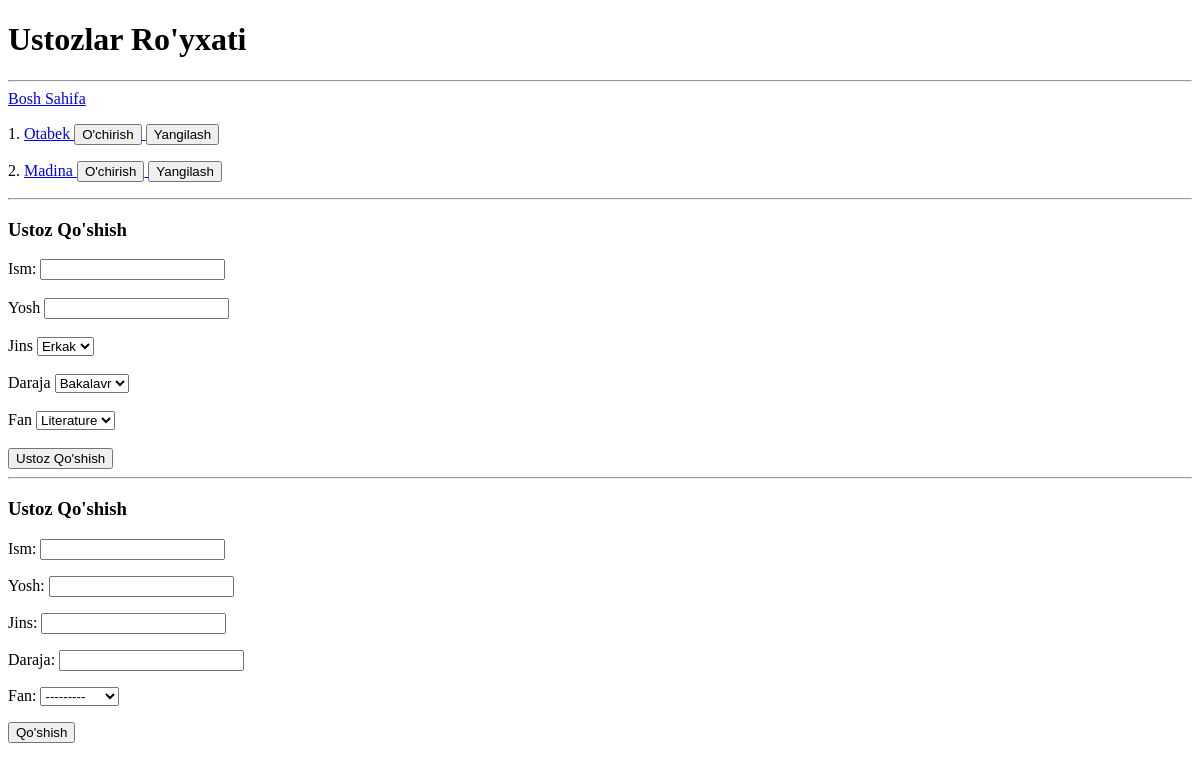
Before: /ustozlar/ with the older database file.
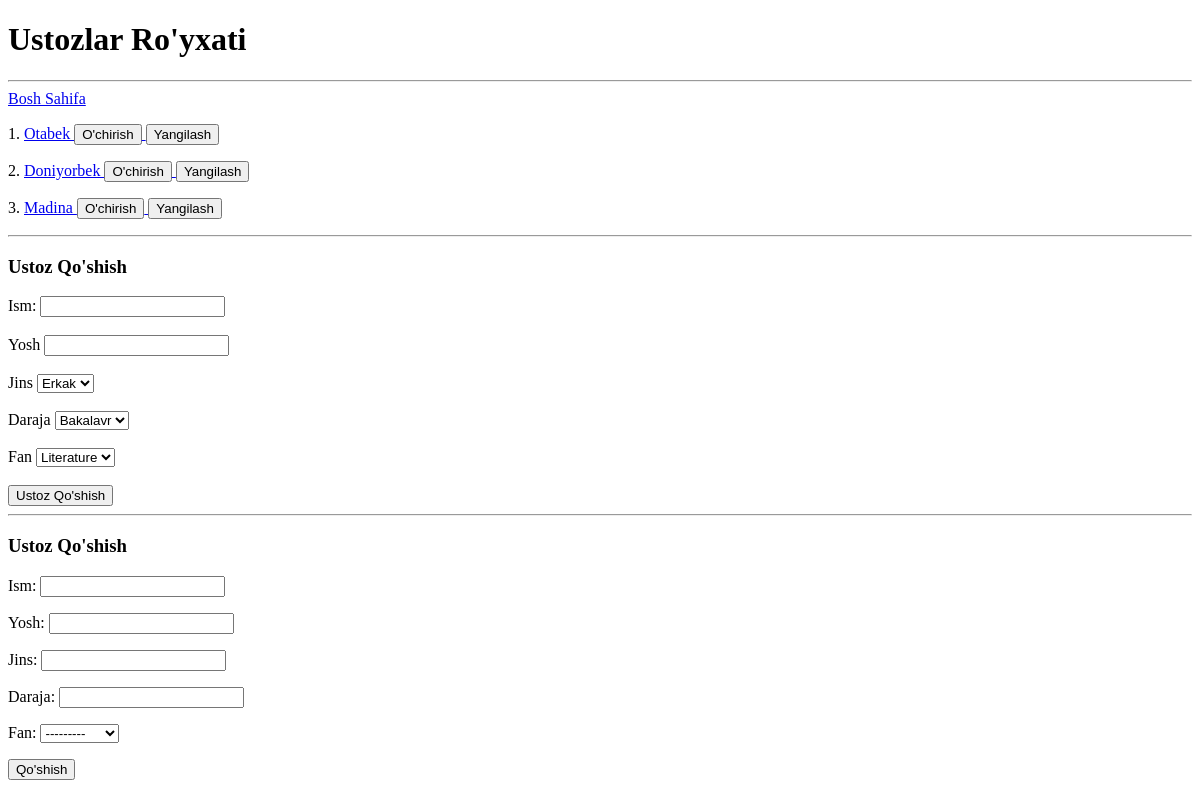
After: the same page with the newer database file.
### main/models.py (models this page shows, shortened)
class Ustoz(models.Model):
    ism = models.CharField(max_length=100)
    yosh = models.IntegerField(null=True, blank=True)
    jins = models.CharField(max_length=10)
    daraja = models.CharField(max_length=50)
    fan = models.ForeignKey(Fan, on_delete=models.CASCADE)

### main/views.py (the view)
# urls.py: path('ustozlar/', ustozlar_view),
def ustozlar_view(request):
    form = UstozForm()
    if request.method == "POST":
        form_data = UstozForm(request.POST)
        if form_data.is_valid():
            form_data.save()
        return redirect('/ustozlar/')
    fanlar = Fan.objects.all()
    ustozlar = Ustoz.objects.all()
    context = {
        "ustozlar": ustozlar,
        "form": form,
        "fanlar": fanlar,
    }
    return render(request, 'ustozlar.html', context)

### main/forms.py
class UstozForm(forms.ModelForm):
    class Meta:
        model = Ustoz
        fields = "__all__"

### main/models.py (called while the page is built)
    def __str__(self):
        return self.nom

### main/templates/ustozlar.html (shortened to what this page needs)
<!DOCTYPE html>
<html lang="en">
<head>
</head>
<body>
    <h1>Ustozlar Ro'yxati</h1>
    <hr>
    <a href="/">Bosh Sahifa</a>
    {% for ustoz in ustozlar %}
        <p>
            {{ forloop.counter }}.
            <a href="/ustozlar/{{ ustoz.id }}/">
                {{ ustoz.ism }}
            </a>
            <a href="/ustozlar/{{ ustoz.id }}/delete/">
                <button>O'chirish</button>
            </a>
            <a href="/ustozlar/{{ ustoz.id }}/update/">
                <button>Yangilash</button>
            </a>
        </p>
    {% endfor %}
    <hr>
<h3>Ustoz Qo'shish</h3>
    <form method="post">
        <label for="name">Ism:</label>
        <input type="text" name="ism" id="name" required>
        <br><br>
        <label for="age">Yosh</label>
        <input type="number" name="yosh" id="age">
        <br><br>
        <label for="jins">Jins</label>
        <select name="jins" id="jins">
            <option value="Erkak">Erkak</option>
        </select>
        <br><br>
        <label for="degree">Daraja</label>
        <select name="daraja" id="degree">
            <option value="bakalavr">Bakalavr</option>
        </select>
        <br><br>
        <label for="subject">Fan</label>
        <select name="fan" id="subject">
            {% for fan in fanlar %}
            <option value="{{ fan.id }}">{{ fan.nom }}</option>
            {% endfor %}
        </select>
        <br><br>
    <button>Ustoz Qo'shish</button>
    </form>
    <hr>
<h3>Ustoz Qo'shish</h3>
    <form method="post">
        {{ form.as_p }}
        <button>Qo'shish</button>
    </form>
</body>
</html>

Changed rows visible on the page:
added Ustoz: ism "Doniyorbek"
